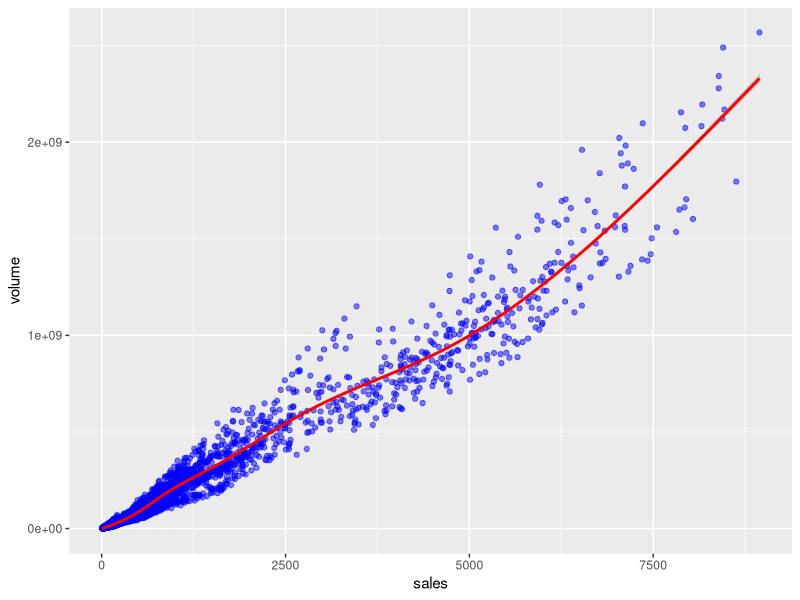

This chart was generated by the following R code:
library(ggplot2)
library(ggthemes)

### Histogram of hwy mpg values:
# pl <- ggplot(mpg, aes(x = hwy)) + geom_histogram(aes(fill = "orange", alpha = 0.5))
# print(pl)


### Barplot of car counts per manufacturer with color fill defined by cyl count
# pl <- ggplot(mpg, aes(x = manufacturer))
# pl2 <- pl + geom_bar(aes(fill = factor(cyl)))
# print(pl2)


# Switch now to use the txhousing dataset that comes with ggplot2
# Create a scatterplot of volume versus sales. Afterwards play around with
# alpha and color arguments to clarify information.

pl <- ggplot(txhousing, aes(x = sales, y = volume))
pl2 <- pl + geom_point(color = "blue", alpha = 0.5) + geom_smooth(color = "red")
print(pl2)